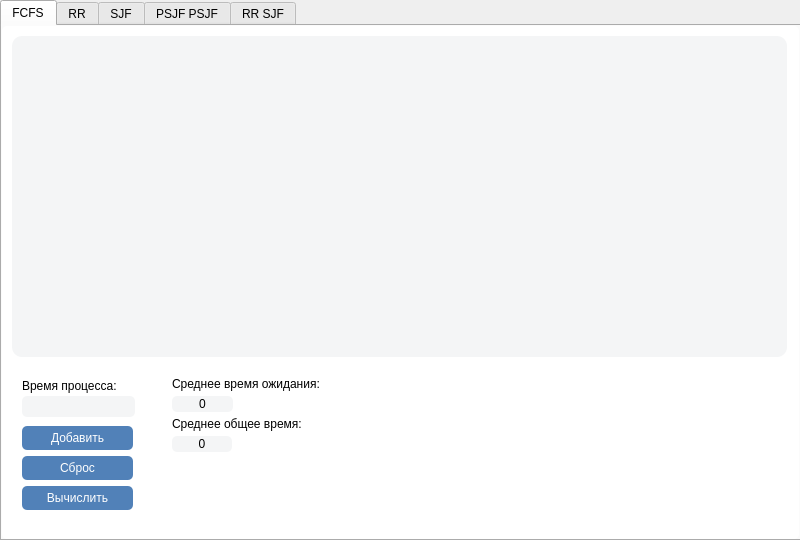
<?xml version="1.0" encoding="UTF-8"?>
<ui version="4.0">
 <class>MainWindow</class>
 <widget class="QMainWindow" name="MainWindow">
  <property name="geometry">
   <rect>
    <x>0</x>
    <y>0</y>
    <width>800</width>
    <height>540</height>
   </rect>
  </property>
  <property name="sizePolicy">
   <sizepolicy hsizetype="Fixed" vsizetype="Fixed">
    <horstretch>0</horstretch>
    <verstretch>0</verstretch>
   </sizepolicy>
  </property>
  <property name="minimumSize">
   <size>
    <width>624</width>
    <height>540</height>
   </size>
  </property>
  <property name="maximumSize">
   <size>
    <width>800</width>
    <height>540</height>
   </size>
  </property>
  <property name="windowTitle">
   <string>Algorithms</string>
  </property>
  <property name="styleSheet">
   <string notr="true"/>
  </property>
  <widget class="QWidget" name="centralwidget">
   <widget class="QTabWidget" name="tabWidget">
    <property name="geometry">
     <rect>
      <x>0</x>
      <y>0</y>
      <width>801</width>
      <height>541</height>
     </rect>
    </property>
    <property name="styleSheet">
     <string notr="true"/>
    </property>
    <property name="tabPosition">
     <enum>QTabWidget::North</enum>
    </property>
    <property name="tabShape">
     <enum>QTabWidget::Rounded</enum>
    </property>
    <property name="currentIndex">
     <number>0</number>
    </property>
    <widget class="QWidget" name="tab">
     <property name="enabled">
      <bool>true</bool>
     </property>
     <property name="accessibleName">
      <string/>
     </property>
     <property name="styleSheet">
      <string notr="true">border-radius: 5px;
background-color: rgb(255,255,255);</string>
     </property>
     <attribute name="title">
      <string>FCFS</string>
     </attribute>
     <widget class="QLineEdit" name="lineEdit_6">
      <property name="geometry">
       <rect>
        <x>20</x>
        <y>370</y>
        <width>113</width>
        <height>21</height>
       </rect>
      </property>
      <property name="styleSheet">
       <string notr="true">background-color: rgba(237,238,240,150);</string>
      </property>
     </widget>
     <widget class="QPushButton" name="pushButton_11">
      <property name="geometry">
       <rect>
        <x>20</x>
        <y>430</y>
        <width>111</width>
        <height>24</height>
       </rect>
      </property>
      <property name="styleSheet">
       <string notr="true">background-color: rgb(81,129,184);
color: rgb(255, 255, 255);</string>
      </property>
      <property name="text">
       <string>Сброс</string>
      </property>
     </widget>
     <widget class="QLabel" name="label_27">
      <property name="geometry">
       <rect>
        <x>20</x>
        <y>350</y>
        <width>121</width>
        <height>20</height>
       </rect>
      </property>
      <property name="text">
       <string>Время процесса:</string>
      </property>
     </widget>
     <widget class="QPushButton" name="pushButton_12">
      <property name="geometry">
       <rect>
        <x>20</x>
        <y>400</y>
        <width>111</width>
        <height>24</height>
       </rect>
      </property>
      <property name="styleSheet">
       <string notr="true">background-color: rgb(81,129,184);
color: rgb(255, 255, 255);</string>
      </property>
      <property name="text">
       <string>Добавить</string>
      </property>
     </widget>
     <widget class="QPushButton" name="pushButton_14">
      <property name="geometry">
       <rect>
        <x>20</x>
        <y>460</y>
        <width>111</width>
        <height>24</height>
       </rect>
      </property>
      <property name="styleSheet">
       <string notr="true">background-color: rgb(81,129,184);
color: rgb(255, 255, 255);</string>
      </property>
      <property name="text">
       <string>Вычислить</string>
      </property>
     </widget>
     <widget class="QTableWidget" name="tableWidget_fcfs">
      <property name="geometry">
       <rect>
        <x>10</x>
        <y>10</y>
        <width>775</width>
        <height>321</height>
       </rect>
      </property>
      <property name="styleSheet">
       <string notr="true">border-radius: 10px;
background-color: rgba(237,238,240,150);</string>
      </property>
     </widget>
     <widget class="QLabel" name="label_fcfs_all">
      <property name="geometry">
       <rect>
        <x>170</x>
        <y>410</y>
        <width>60</width>
        <height>16</height>
       </rect>
      </property>
      <property name="styleSheet">
       <string notr="true">background-color: rgba(237,238,240,150);</string>
      </property>
      <property name="text">
       <string>0</string>
      </property>
      <property name="alignment">
       <set>Qt::AlignCenter</set>
      </property>
     </widget>
     <widget class="QLabel" name="label_fcfs_wait">
      <property name="geometry">
       <rect>
        <x>170</x>
        <y>370</y>
        <width>61</width>
        <height>16</height>
       </rect>
      </property>
      <property name="font">
       <font>
        <kerning>true</kerning>
       </font>
      </property>
      <property name="contextMenuPolicy">
       <enum>Qt::NoContextMenu</enum>
      </property>
      <property name="layoutDirection">
       <enum>Qt::LeftToRight</enum>
      </property>
      <property name="styleSheet">
       <string notr="true">background-color: rgba(237,238,240,150);</string>
      </property>
      <property name="text">
       <string>0</string>
      </property>
      <property name="scaledContents">
       <bool>false</bool>
      </property>
      <property name="alignment">
       <set>Qt::AlignCenter</set>
      </property>
     </widget>
     <widget class="QLabel" name="label_30">
      <property name="geometry">
       <rect>
        <x>170</x>
        <y>350</y>
        <width>161</width>
        <height>16</height>
       </rect>
      </property>
      <property name="styleSheet">
       <string notr="true">background-color: rgba(255, 255, 255, 0);</string>
      </property>
      <property name="text">
       <string>Среднее время ожидания:</string>
      </property>
     </widget>
     <widget class="QLabel" name="label_28">
      <property name="geometry">
       <rect>
        <x>170</x>
        <y>390</y>
        <width>171</width>
        <height>16</height>
       </rect>
      </property>
      <property name="styleSheet">
       <string notr="true">background-color: rgba(255, 255, 255, 0);</string>
      </property>
      <property name="text">
       <string>Среднее общее время:</string>
      </property>
     </widget>
    </widget>
    <widget class="QWidget" name="tab_2">
     <property name="styleSheet">
      <string notr="true">border-radius: 5px;
background-color: rgb(255,255,255);</string>
     </property>
     <attribute name="title">
      <string>RR</string>
     </attribute>
     <widget class="QLabel" name="label_21">
      <property name="geometry">
       <rect>
        <x>170</x>
        <y>470</y>
        <width>171</width>
        <height>16</height>
       </rect>
      </property>
      <property name="text">
       <string>Штрафное отношение (P):</string>
      </property>
     </widget>
     <widget class="QLineEdit" name="lineEdit_5">
      <property name="geometry">
       <rect>
        <x>20</x>
        <y>370</y>
        <width>113</width>
        <height>21</height>
       </rect>
      </property>
      <property name="styleSheet">
       <string notr="true">background-color: rgba(237,238,240,150);</string>
      </property>
     </widget>
     <widget class="QPushButton" name="pushButton_9">
      <property name="geometry">
       <rect>
        <x>20</x>
        <y>430</y>
        <width>111</width>
        <height>24</height>
       </rect>
      </property>
      <property name="styleSheet">
       <string notr="true">background-color: rgb(81,129,184);
color: rgb(255, 255, 255);</string>
      </property>
      <property name="text">
       <string>Сброс</string>
      </property>
     </widget>
     <widget class="QLabel" name="label_rr_t">
      <property name="geometry">
       <rect>
        <x>170</x>
        <y>370</y>
        <width>61</width>
        <height>16</height>
       </rect>
      </property>
      <property name="styleSheet">
       <string notr="true">background-color: rgba(237,238,240,150);</string>
      </property>
      <property name="text">
       <string>0</string>
      </property>
      <property name="alignment">
       <set>Qt::AlignCenter</set>
      </property>
     </widget>
     <widget class="QLabel" name="label_rr_m">
      <property name="geometry">
       <rect>
        <x>170</x>
        <y>410</y>
        <width>61</width>
        <height>16</height>
       </rect>
      </property>
      <property name="styleSheet">
       <string notr="true">background-color: rgba(237,238,240,150);</string>
      </property>
      <property name="text">
       <string>0</string>
      </property>
      <property name="alignment">
       <set>Qt::AlignCenter</set>
      </property>
     </widget>
     <widget class="QLabel" name="label_22">
      <property name="geometry">
       <rect>
        <x>20</x>
        <y>350</y>
        <width>121</width>
        <height>20</height>
       </rect>
      </property>
      <property name="text">
       <string>Время процесса:</string>
      </property>
     </widget>
     <widget class="QLabel" name="label_rr_p">
      <property name="geometry">
       <rect>
        <x>170</x>
        <y>490</y>
        <width>61</width>
        <height>16</height>
       </rect>
      </property>
      <property name="styleSheet">
       <string notr="true">background-color: rgba(237,238,240,150);</string>
      </property>
      <property name="text">
       <string>0</string>
      </property>
      <property name="alignment">
       <set>Qt::AlignCenter</set>
      </property>
     </widget>
     <widget class="QLabel" name="label_23">
      <property name="geometry">
       <rect>
        <x>170</x>
        <y>390</y>
        <width>171</width>
        <height>16</height>
       </rect>
      </property>
      <property name="text">
       <string>Потерянное время (M):</string>
      </property>
     </widget>
     <widget class="QLabel" name="label_rr_r">
      <property name="geometry">
       <rect>
        <x>170</x>
        <y>450</y>
        <width>61</width>
        <height>16</height>
       </rect>
      </property>
      <property name="styleSheet">
       <string notr="true">background-color: rgba(237,238,240,150);</string>
      </property>
      <property name="text">
       <string>0</string>
      </property>
      <property name="alignment">
       <set>Qt::AlignCenter</set>
      </property>
     </widget>
     <widget class="QLabel" name="label_24">
      <property name="geometry">
       <rect>
        <x>170</x>
        <y>430</y>
        <width>171</width>
        <height>16</height>
       </rect>
      </property>
      <property name="text">
       <string>Отношение реактивности(R):</string>
      </property>
     </widget>
     <widget class="QPushButton" name="pushButton_10">
      <property name="geometry">
       <rect>
        <x>20</x>
        <y>400</y>
        <width>111</width>
        <height>24</height>
       </rect>
      </property>
      <property name="styleSheet">
       <string notr="true">background-color: rgb(81,129,184);
color: rgb(255, 255, 255);</string>
      </property>
      <property name="text">
       <string>Добавить</string>
      </property>
     </widget>
     <widget class="QLabel" name="label_25">
      <property name="geometry">
       <rect>
        <x>170</x>
        <y>350</y>
        <width>201</width>
        <height>16</height>
       </rect>
      </property>
      <property name="text">
       <string>Общее время пребывания (T):</string>
      </property>
     </widget>
     <widget class="QPushButton" name="pushButton_13">
      <property name="geometry">
       <rect>
        <x>20</x>
        <y>460</y>
        <width>111</width>
        <height>24</height>
       </rect>
      </property>
      <property name="styleSheet">
       <string notr="true">background-color: rgb(81,129,184);
color: rgb(255, 255, 255);</string>
      </property>
      <property name="text">
       <string>Вычислить</string>
      </property>
     </widget>
     <widget class="QTableWidget" name="tableWidget_rr">
      <property name="geometry">
       <rect>
        <x>10</x>
        <y>10</y>
        <width>775</width>
        <height>321</height>
       </rect>
      </property>
      <property name="styleSheet">
       <string notr="true">border-radius: 10px;
background-color: rgba(237,238,240,150);</string>
      </property>
     </widget>
    </widget>
    <widget class="QWidget" name="tab_3">
     <property name="styleSheet">
      <string notr="true">border-radius: 5px;
background-color: rgb(255,255,255);</string>
     </property>
     <attribute name="title">
      <string>SJF</string>
     </attribute>
     <widget class="QLabel" name="label_16">
      <property name="geometry">
       <rect>
        <x>170</x>
        <y>470</y>
        <width>171</width>
        <height>16</height>
       </rect>
      </property>
      <property name="text">
       <string>Штрафное отношение (P):</string>
      </property>
     </widget>
     <widget class="QLineEdit" name="lineEdit_4">
      <property name="geometry">
       <rect>
        <x>20</x>
        <y>370</y>
        <width>113</width>
        <height>21</height>
       </rect>
      </property>
      <property name="styleSheet">
       <string notr="true">background-color: rgba(237,238,240,150);</string>
      </property>
     </widget>
     <widget class="QPushButton" name="pushButton_7">
      <property name="geometry">
       <rect>
        <x>20</x>
        <y>430</y>
        <width>111</width>
        <height>24</height>
       </rect>
      </property>
      <property name="styleSheet">
       <string notr="true">background-color: rgb(81,129,184);
color: rgb(255, 255, 255);</string>
      </property>
      <property name="text">
       <string>Сброс</string>
      </property>
     </widget>
     <widget class="QLabel" name="label_sjf_t">
      <property name="geometry">
       <rect>
        <x>170</x>
        <y>370</y>
        <width>61</width>
        <height>16</height>
       </rect>
      </property>
      <property name="styleSheet">
       <string notr="true">background-color: rgba(237,238,240,150);</string>
      </property>
      <property name="text">
       <string>0</string>
      </property>
      <property name="alignment">
       <set>Qt::AlignCenter</set>
      </property>
     </widget>
     <widget class="QLabel" name="label_sjf_m">
      <property name="geometry">
       <rect>
        <x>170</x>
        <y>410</y>
        <width>61</width>
        <height>16</height>
       </rect>
      </property>
      <property name="styleSheet">
       <string notr="true">background-color: rgba(237,238,240,150);</string>
      </property>
      <property name="text">
       <string>0</string>
      </property>
      <property name="alignment">
       <set>Qt::AlignCenter</set>
      </property>
     </widget>
     <widget class="QLabel" name="label_17">
      <property name="geometry">
       <rect>
        <x>20</x>
        <y>350</y>
        <width>121</width>
        <height>20</height>
       </rect>
      </property>
      <property name="text">
       <string>Время процесса:</string>
      </property>
     </widget>
     <widget class="QLabel" name="label_sjf_p">
      <property name="geometry">
       <rect>
        <x>170</x>
        <y>490</y>
        <width>61</width>
        <height>16</height>
       </rect>
      </property>
      <property name="styleSheet">
       <string notr="true">background-color: rgba(237,238,240,150);</string>
      </property>
      <property name="text">
       <string>0</string>
      </property>
      <property name="alignment">
       <set>Qt::AlignCenter</set>
      </property>
     </widget>
     <widget class="QLabel" name="label_18">
      <property name="geometry">
       <rect>
        <x>170</x>
        <y>390</y>
        <width>171</width>
        <height>16</height>
       </rect>
      </property>
      <property name="text">
       <string>Потерянное время (M):</string>
      </property>
     </widget>
     <widget class="QLabel" name="label_sjf_r">
      <property name="geometry">
       <rect>
        <x>170</x>
        <y>450</y>
        <width>61</width>
        <height>16</height>
       </rect>
      </property>
      <property name="styleSheet">
       <string notr="true">background-color: rgba(237,238,240,150);</string>
      </property>
      <property name="text">
       <string>0</string>
      </property>
      <property name="alignment">
       <set>Qt::AlignCenter</set>
      </property>
     </widget>
     <widget class="QLabel" name="label_19">
      <property name="geometry">
       <rect>
        <x>170</x>
        <y>430</y>
        <width>171</width>
        <height>16</height>
       </rect>
      </property>
      <property name="text">
       <string>Отношение реактивности(R):</string>
      </property>
     </widget>
     <widget class="QPushButton" name="pushButton_8">
      <property name="geometry">
       <rect>
        <x>20</x>
        <y>400</y>
        <width>111</width>
        <height>24</height>
       </rect>
      </property>
      <property name="styleSheet">
       <string notr="true">background-color: rgb(81,129,184);
color: rgb(255, 255, 255);</string>
      </property>
      <property name="text">
       <string>Добавить</string>
      </property>
     </widget>
     <widget class="QLabel" name="label_20">
      <property name="geometry">
       <rect>
        <x>170</x>
        <y>350</y>
        <width>191</width>
        <height>16</height>
       </rect>
      </property>
      <property name="text">
       <string>Общее время пребывания (T):</string>
      </property>
     </widget>
     <widget class="QPushButton" name="pushButton_15">
      <property name="geometry">
       <rect>
        <x>20</x>
        <y>460</y>
        <width>111</width>
        <height>24</height>
       </rect>
      </property>
      <property name="styleSheet">
       <string notr="true">background-color: rgb(81,129,184);
color: rgb(255, 255, 255);</string>
      </property>
      <property name="text">
       <string>Вычислить</string>
      </property>
     </widget>
     <widget class="QTableWidget" name="tableWidget_sjf">
      <property name="geometry">
       <rect>
        <x>10</x>
        <y>10</y>
        <width>775</width>
        <height>321</height>
       </rect>
      </property>
      <property name="styleSheet">
       <string notr="true">border-radius: 10px;
background-color: rgba(237,238,240,150);</string>
      </property>
     </widget>
     <zorder>tableWidget_sjf</zorder>
     <zorder>pushButton_15</zorder>
     <zorder>label_sjf_t</zorder>
     <zorder>lineEdit_4</zorder>
     <zorder>pushButton_8</zorder>
     <zorder>label_sjf_r</zorder>
     <zorder>label_18</zorder>
     <zorder>label_sjf_m</zorder>
     <zorder>label_16</zorder>
     <zorder>pushButton_7</zorder>
     <zorder>label_17</zorder>
     <zorder>label_sjf_p</zorder>
     <zorder>label_19</zorder>
     <zorder>label_20</zorder>
    </widget>
    <widget class="QWidget" name="tab_4">
     <property name="styleSheet">
      <string notr="true">border-radius: 5px;
background-color: rgb(255,255,255);</string>
     </property>
     <attribute name="title">
      <string>PSJF PSJF</string>
     </attribute>
     <widget class="QLabel" name="label_11">
      <property name="geometry">
       <rect>
        <x>170</x>
        <y>470</y>
        <width>171</width>
        <height>16</height>
       </rect>
      </property>
      <property name="text">
       <string>Штрафное отношение (P):</string>
      </property>
     </widget>
     <widget class="QLineEdit" name="lineEdit_3">
      <property name="geometry">
       <rect>
        <x>20</x>
        <y>370</y>
        <width>113</width>
        <height>21</height>
       </rect>
      </property>
      <property name="styleSheet">
       <string notr="true">background-color: rgba(237,238,240,150);</string>
      </property>
     </widget>
     <widget class="QPushButton" name="pushButton_5">
      <property name="geometry">
       <rect>
        <x>20</x>
        <y>430</y>
        <width>111</width>
        <height>24</height>
       </rect>
      </property>
      <property name="styleSheet">
       <string notr="true">background-color: rgb(81,129,184);
color: rgb(255, 255, 255);</string>
      </property>
      <property name="text">
       <string>Сброс</string>
      </property>
     </widget>
     <widget class="QLabel" name="label_psjf_psjf_t">
      <property name="geometry">
       <rect>
        <x>170</x>
        <y>370</y>
        <width>61</width>
        <height>16</height>
       </rect>
      </property>
      <property name="styleSheet">
       <string notr="true">background-color: rgba(237,238,240,150);</string>
      </property>
      <property name="text">
       <string>0</string>
      </property>
      <property name="alignment">
       <set>Qt::AlignCenter</set>
      </property>
     </widget>
     <widget class="QLabel" name="label_psjf_psjf_m">
      <property name="geometry">
       <rect>
        <x>170</x>
        <y>410</y>
        <width>61</width>
        <height>16</height>
       </rect>
      </property>
      <property name="styleSheet">
       <string notr="true">background-color: rgba(237,238,240,150);</string>
      </property>
      <property name="text">
       <string>0</string>
      </property>
      <property name="alignment">
       <set>Qt::AlignCenter</set>
      </property>
     </widget>
     <widget class="QLabel" name="label_12">
      <property name="geometry">
       <rect>
        <x>20</x>
        <y>350</y>
        <width>121</width>
        <height>20</height>
       </rect>
      </property>
      <property name="text">
       <string>Время процесса:</string>
      </property>
     </widget>
     <widget class="QLabel" name="label_psjf_psjf_p">
      <property name="geometry">
       <rect>
        <x>170</x>
        <y>490</y>
        <width>61</width>
        <height>16</height>
       </rect>
      </property>
      <property name="styleSheet">
       <string notr="true">background-color: rgba(237,238,240,150);</string>
      </property>
      <property name="text">
       <string>0</string>
      </property>
      <property name="alignment">
       <set>Qt::AlignCenter</set>
      </property>
     </widget>
     <widget class="QLabel" name="label_13">
      <property name="geometry">
       <rect>
        <x>170</x>
        <y>390</y>
        <width>171</width>
        <height>16</height>
       </rect>
      </property>
      <property name="text">
       <string>Потерянное время (M):</string>
      </property>
     </widget>
     <widget class="QLabel" name="label_psjf_psjf_m_2">
      <property name="geometry">
       <rect>
        <x>170</x>
        <y>450</y>
        <width>61</width>
        <height>16</height>
       </rect>
      </property>
      <property name="styleSheet">
       <string notr="true">background-color: rgba(237,238,240,150);</string>
      </property>
      <property name="text">
       <string>0</string>
      </property>
      <property name="alignment">
       <set>Qt::AlignCenter</set>
      </property>
     </widget>
     <widget class="QLabel" name="label_14">
      <property name="geometry">
       <rect>
        <x>170</x>
        <y>430</y>
        <width>171</width>
        <height>16</height>
       </rect>
      </property>
      <property name="text">
       <string>Отношение реактивности(R):</string>
      </property>
     </widget>
     <widget class="QPushButton" name="pushButton_6">
      <property name="geometry">
       <rect>
        <x>20</x>
        <y>400</y>
        <width>111</width>
        <height>24</height>
       </rect>
      </property>
      <property name="styleSheet">
       <string notr="true">background-color: rgb(81,129,184);
color: rgb(255, 255, 255);</string>
      </property>
      <property name="text">
       <string>Добавить</string>
      </property>
     </widget>
     <widget class="QLabel" name="label_15">
      <property name="geometry">
       <rect>
        <x>170</x>
        <y>350</y>
        <width>201</width>
        <height>16</height>
       </rect>
      </property>
      <property name="text">
       <string>Общее время пребывания (T):</string>
      </property>
     </widget>
     <widget class="QPushButton" name="pushButton_16">
      <property name="geometry">
       <rect>
        <x>20</x>
        <y>460</y>
        <width>111</width>
        <height>24</height>
       </rect>
      </property>
      <property name="styleSheet">
       <string notr="true">background-color: rgb(81,129,184);
color: rgb(255, 255, 255);</string>
      </property>
      <property name="text">
       <string>Вычислить</string>
      </property>
     </widget>
     <widget class="QTableWidget" name="tableWidget_psjf_psjf">
      <property name="geometry">
       <rect>
        <x>10</x>
        <y>10</y>
        <width>775</width>
        <height>321</height>
       </rect>
      </property>
      <property name="styleSheet">
       <string notr="true">border-radius: 10px;
background-color: rgba(237,238,240,150);</string>
      </property>
     </widget>
    </widget>
    <widget class="QWidget" name="tab_5">
     <property name="styleSheet">
      <string notr="true">border-radius: 5px;
background-color: rgb(255,255,255);</string>
     </property>
     <attribute name="title">
      <string>RR SJF</string>
     </attribute>
     <widget class="QLineEdit" name="lineEdit">
      <property name="geometry">
       <rect>
        <x>20</x>
        <y>370</y>
        <width>113</width>
        <height>21</height>
       </rect>
      </property>
      <property name="styleSheet">
       <string notr="true">background-color: rgba(237,238,240,150);</string>
      </property>
     </widget>
     <widget class="QLabel" name="label">
      <property name="geometry">
       <rect>
        <x>20</x>
        <y>350</y>
        <width>121</width>
        <height>20</height>
       </rect>
      </property>
      <property name="text">
       <string>Время процесса:</string>
      </property>
     </widget>
     <widget class="QPushButton" name="pushButton">
      <property name="geometry">
       <rect>
        <x>20</x>
        <y>400</y>
        <width>111</width>
        <height>24</height>
       </rect>
      </property>
      <property name="styleSheet">
       <string notr="true">background-color: rgb(81,129,184);
color: rgb(255, 255, 255);</string>
      </property>
      <property name="text">
       <string>Добавить</string>
      </property>
     </widget>
     <widget class="QPushButton" name="pushButton_2">
      <property name="geometry">
       <rect>
        <x>20</x>
        <y>430</y>
        <width>111</width>
        <height>24</height>
       </rect>
      </property>
      <property name="styleSheet">
       <string notr="true">background-color: rgb(81,129,184);
color: rgb(255, 255, 255);</string>
      </property>
      <property name="text">
       <string>Сброс</string>
      </property>
     </widget>
     <widget class="QLabel" name="label_2">
      <property name="geometry">
       <rect>
        <x>170</x>
        <y>350</y>
        <width>211</width>
        <height>16</height>
       </rect>
      </property>
      <property name="text">
       <string>Общее время пребывания (T):</string>
      </property>
     </widget>
     <widget class="QLabel" name="label_rr_sjf_t">
      <property name="geometry">
       <rect>
        <x>170</x>
        <y>370</y>
        <width>61</width>
        <height>16</height>
       </rect>
      </property>
      <property name="styleSheet">
       <string notr="true">background-color: rgba(237,238,240,150);</string>
      </property>
      <property name="text">
       <string>0</string>
      </property>
      <property name="alignment">
       <set>Qt::AlignCenter</set>
      </property>
     </widget>
     <widget class="QLabel" name="label_rr_sjf_m">
      <property name="geometry">
       <rect>
        <x>170</x>
        <y>410</y>
        <width>61</width>
        <height>16</height>
       </rect>
      </property>
      <property name="styleSheet">
       <string notr="true">background-color: rgba(237,238,240,150);</string>
      </property>
      <property name="text">
       <string>0</string>
      </property>
      <property name="alignment">
       <set>Qt::AlignCenter</set>
      </property>
     </widget>
     <widget class="QLabel" name="label_3">
      <property name="geometry">
       <rect>
        <x>170</x>
        <y>390</y>
        <width>171</width>
        <height>16</height>
       </rect>
      </property>
      <property name="text">
       <string>Потерянное время (M):</string>
      </property>
     </widget>
     <widget class="QLabel" name="label_rr_sjf_t_3">
      <property name="geometry">
       <rect>
        <x>10</x>
        <y>200</y>
        <width>49</width>
        <height>16</height>
       </rect>
      </property>
      <property name="text">
       <string/>
      </property>
     </widget>
     <widget class="QLabel" name="label_4">
      <property name="geometry">
       <rect>
        <x>170</x>
        <y>430</y>
        <width>171</width>
        <height>16</height>
       </rect>
      </property>
      <property name="text">
       <string>Отношение реактивности(R):</string>
      </property>
     </widget>
     <widget class="QLabel" name="label_rr_sjf_r">
      <property name="geometry">
       <rect>
        <x>170</x>
        <y>450</y>
        <width>61</width>
        <height>16</height>
       </rect>
      </property>
      <property name="styleSheet">
       <string notr="true">background-color: rgba(237,238,240,150);</string>
      </property>
      <property name="text">
       <string>0</string>
      </property>
      <property name="alignment">
       <set>Qt::AlignCenter</set>
      </property>
     </widget>
     <widget class="QLabel" name="label_rr_sjf_p">
      <property name="geometry">
       <rect>
        <x>170</x>
        <y>490</y>
        <width>61</width>
        <height>16</height>
       </rect>
      </property>
      <property name="styleSheet">
       <string notr="true">background-color: rgba(237,238,240,150);</string>
      </property>
      <property name="text">
       <string>0</string>
      </property>
      <property name="alignment">
       <set>Qt::AlignCenter</set>
      </property>
     </widget>
     <widget class="QLabel" name="label_5">
      <property name="geometry">
       <rect>
        <x>170</x>
        <y>470</y>
        <width>171</width>
        <height>16</height>
       </rect>
      </property>
      <property name="text">
       <string>Штрафное отношение (P):</string>
      </property>
     </widget>
     <widget class="QTableWidget" name="tableWidget_rr_sjf">
      <property name="geometry">
       <rect>
        <x>10</x>
        <y>10</y>
        <width>775</width>
        <height>321</height>
       </rect>
      </property>
      <property name="styleSheet">
       <string notr="true">border-radius: 10px;
background-color: rgba(237,238,240,150);</string>
      </property>
     </widget>
     <widget class="QPushButton" name="pushButton_17">
      <property name="geometry">
       <rect>
        <x>20</x>
        <y>460</y>
        <width>111</width>
        <height>24</height>
       </rect>
      </property>
      <property name="styleSheet">
       <string notr="true">background-color: rgb(81,129,184);
color: rgb(255, 255, 255);</string>
      </property>
      <property name="text">
       <string>Вычислить</string>
      </property>
     </widget>
    </widget>
   </widget>
  </widget>
 </widget>
 <resources/>
 <connections/>
</ui>
